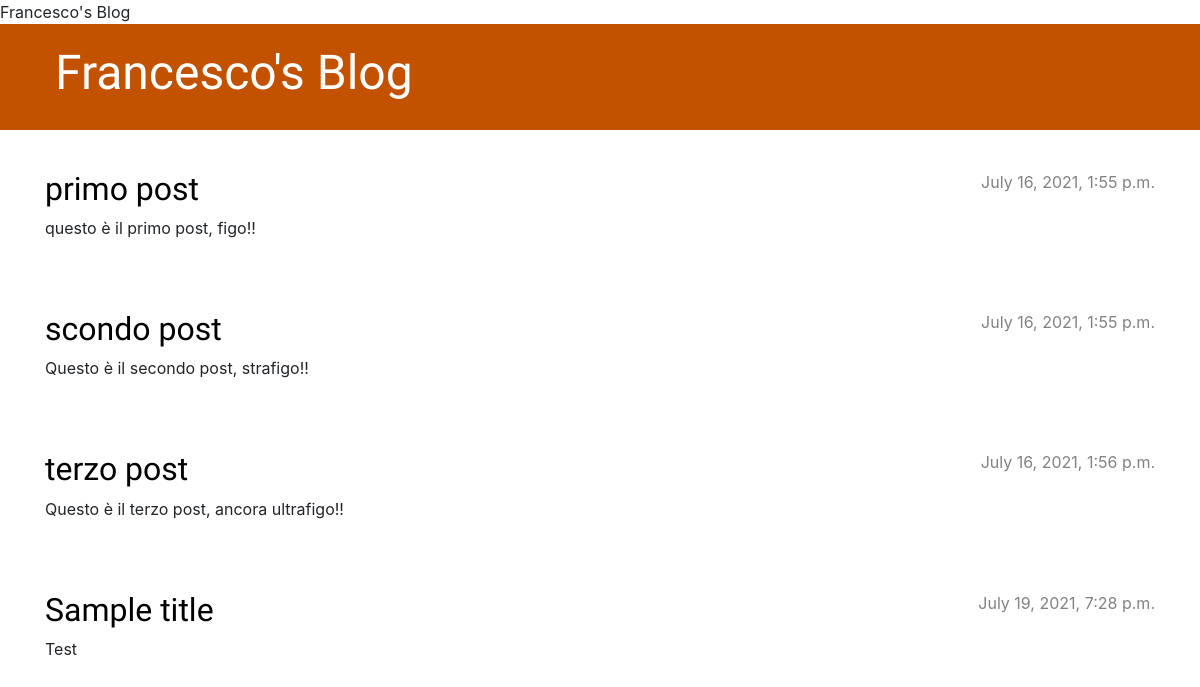
Before: / with the older database file.
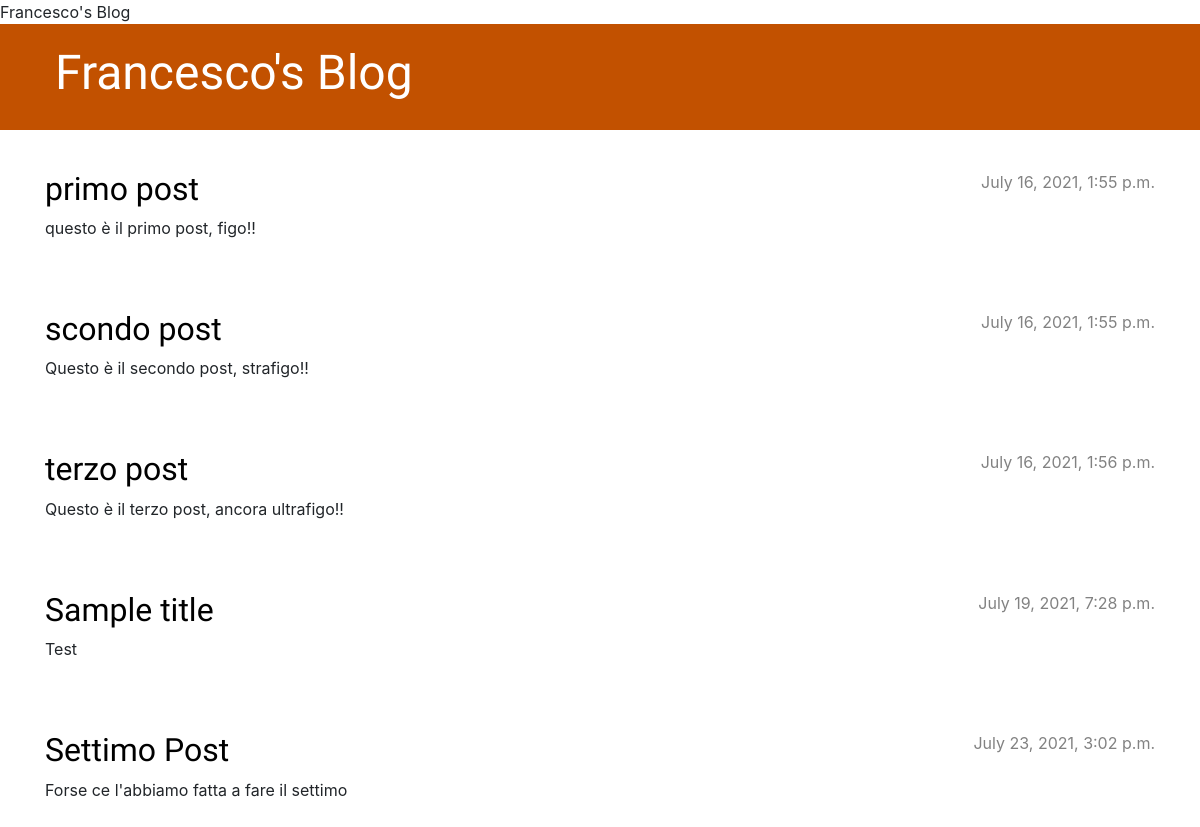
After: the same page with the newer database file.
### blog/models.py (models this page shows, shortened)
class Post(models.Model):
     author = models.ForeignKey(settings.AUTH_USER_MODEL, on_delete=models.CASCADE)
     title = models.CharField(max_length=200)
     text = models.TextField()
     created_date = models.DateTimeField(default=timezone.now)
     published_date = models.DateTimeField(blank=True, null=True)

### blog/views.py (the view)
# urls.py: path('', views.post_list, name='post_list'),
def post_list(request):
    posts = Post.objects.filter(published_date__lte=timezone.now()).order_by('published_date')
    return render(request, 'blog/post_list.html', {'posts': posts})

### blog/templates/blog/post_list.html
{% extends 'blog/base.html' %}
{% block content %}
    {% for post in posts %}
        <article class="post">
            <time class="date">
                {{ post.published_date }}
            </time>
            <h2><a href="{% url 'post_detail' pk=post.pk %}">{{ post.title }}</a></h2>
            <p>{{ post.text|linebreaksbr }}</p>
        </article>
    {% endfor %}
{% endblock %}

### blog/templates/blog/base.html (shortened to what this page needs)
{% load static %}
<!DOCTYPE html>
<html>
    <head>
        <tile>Francesco's Blog</tile>
        <link rel="stylesheet" href="https://cdn.jsdelivr.net/npm/bootstrap@4.5.3/dist/css/bootstrap.min.css">
        <link rel="stylesheet" href="{% static 'css/blog.css' %}">
    </head>
    <body>
        <header class="page-header">
          <div class="container">
              <h1><a href="/">Francesco's Blog</a></h1>
          </div>
        </header>
        <main class="container">
            <div class="row">
                <div class="col">
                {% block content %}
                {% endblock %}
                </div>
            </div>
        </main>
    </body>
</html>

### blog/static/css/blog.css (style rules this page uses)
.page-header { background-color: #C25100; margin-top: 0; margin-bottom: 40px; padding: 20px 20px 20px 40px; }
.page-header h1, .page-header h1 a, .page-header h1 a:visited, .page-header h1 a:active { color: #ffffff; font-size: 36pt; text-decoration: none; }
h1, h2, h3, h4 { font-family: 'Lobster', cursive; }
.date { color: #828282; }
.post { margin-bottom: 70px; }
.post h2 a, .post h2 a:visited { color: #000000; }
.post > .date, .post > .actions { float: right; }

Changed rows visible on the page:
added Post: published_date "July 23, 2021, 3:02 p.m.", title "Settimo Post", text "Forse ce l'abbiamo fatta a fare il settimo"
